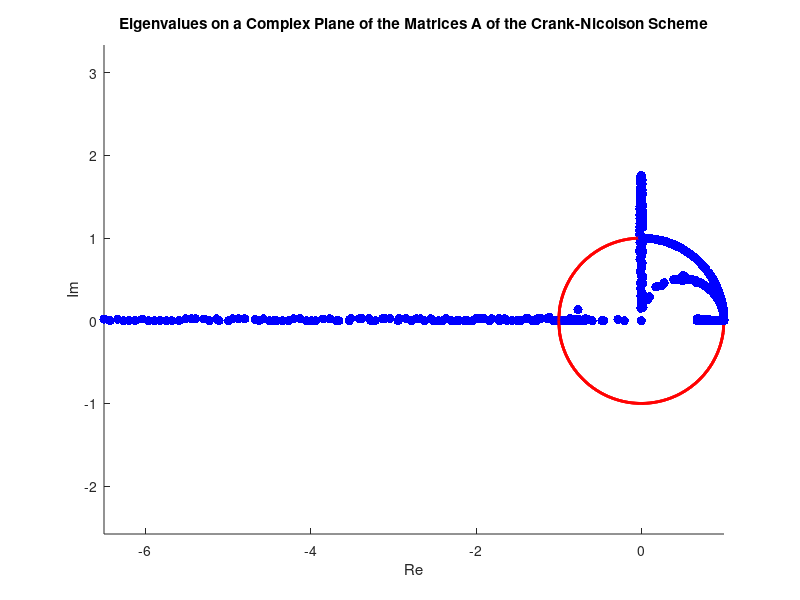

MATLAB code for this plot:
%% Problem2_demo
clear all;
close all;
clc;

NUMBER_OF_GRID_POINTS = 100;
e = ones(NUMBER_OF_GRID_POINTS - 1, 1);

%% (a) Lax-Wendroff
x = -1: 0.01: 1;
y = sqrt(1-x.^2);
hold on, plot(x, y,'r','LineWidth',2)
hold on, plot(x,-y,'r','LineWidth',2)
axis equal % this makes the circle look like a circle
title(['Eigenvalues on a Complex Plane of the Matrices A of the ', ...
     'Lax-Wendroff Scheme']);
xlabel('Re');
ylabel('Im');
for sigma = 0: 0.01: 2             % Note that 0 <= sigma <= 2
    A = (1 - sigma^2) * eye(NUMBER_OF_GRID_POINTS)...
        + (1 + sigma) / 2 * sigma * diag(e, -1)...
        + (sigma - 1) / 2 * sigma * diag(e, 1);
    evals = eig(A);
    [~, indexOfMax] = max(abs(evals));
    maxEval = evals(indexOfMax);
    hold on, plot(real(maxEval), imag(maxEval), 'b.', 'MarkerSize', 20)
end
%% (b) Lax-Friedrichs

clear all;
close all;
clc;

NUMBER_OF_GRID_POINTS = 100;
e = ones(NUMBER_OF_GRID_POINTS - 1, 1);

x = -1: 0.01: 1;
y = sqrt(1-x.^2);
hold on, plot(x, y,'r','LineWidth',2)
hold on, plot(x,-y,'r','LineWidth',2)
axis equal % this makes the circle look like a circle
title(['Eigenvalues on a Complex Plane of the Matrices A of the ',...
     'Lax-Friedrichs Scheme']);
xlabel('Re');
ylabel('Im');
 for sigma = 0: 0.01: 2             % Note that 0 <= sigma <= 2
    A = diag(0.5 * (1 + sigma) * e, -1) ...
        + diag(0.5 * (1 - sigma) * e, 1);
    evals = eig(A);
    [~, indexOfMax] = max(abs(evals));
    maxEval = evals(indexOfMax);
    hold on, plot(real(maxEval), imag(maxEval), 'b.', 'MarkerSize', 20)
end
%% (c) Crank-Nicolson
clear all;
close all;
clc;

NUMBER_OF_GRID_POINTS = 100;
E = ones(NUMBER_OF_GRID_POINTS, 1);
e = ones(NUMBER_OF_GRID_POINTS - 1, 1);

x = -1: 0.01: 1;
y = sqrt(1-x.^2);
hold on, plot(x, y,'r','LineWidth',2)
hold on, plot(x,-y,'r','LineWidth',2)
axis equal % this makes the circle look like a circle
title(['Eigenvalues on a Complex Plane of the Matrices A of the ',...
     'Crank-Nicolson Scheme']);
xlabel('Re');
ylabel('Im');
for sigma = 0: 0.01: 2             % Note that 0 <= sigma <= 2
    A = diag(-0.25 * sigma * e, -1) ...
        + eye(NUMBER_OF_GRID_POINTS) + diag(0.25 * sigma * e, 1);
    B = diag(0.25 * sigma * e, -1) ...
        + eye(NUMBER_OF_GRID_POINTS) + diag(-0.25 * sigma * e, 1);
    A = A \ B;
    evals = eig(A);
    [~, indexOfMax] = max(abs(evals));
    maxEval = evals(indexOfMax);
    hold on, plot(real(maxEval), imag(maxEval), 'b.', 'MarkerSize', 20)
end